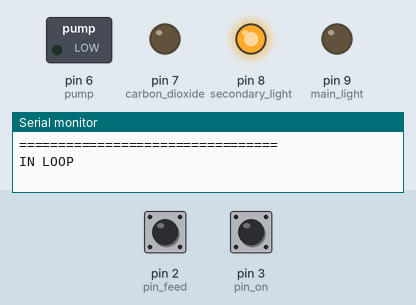
A sketch run on a simulated Arduino Uno, built with avr-gcc and run on an emulated ATmega328P. Shown: switched loads named in the sketch (green lamp = pin HIGH), output pins drawn as LEDs (lit = HIGH), the last lines printed to the serial monitor. Dashed ring = blinking. Inputs (shaded band) come from the test bench; at power-on: pin 2 (pin_feed) HIGH, pin 3 (pin_on) HIGH. The local clock reads 2024-03-15 10:24:30 at power-on unless the sketch sets it.

Above: at 1.2 s.
1.3 s: pin 2 (pin_feed) pulled LOW for 1 s
At 2.04 s:
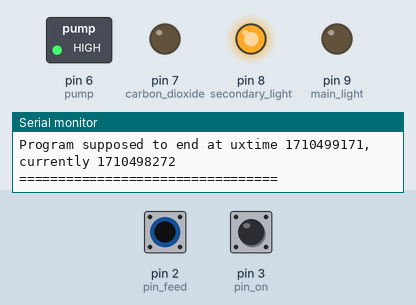
3.8 s: pin 3 (pin_on) pulled LOW for 3.2 s
At 7.3 s:
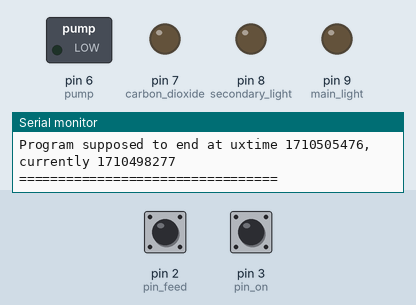
8.5 s: pin 2 (pin_feed) pulled LOW for 0.15 s
At 9.7 s:
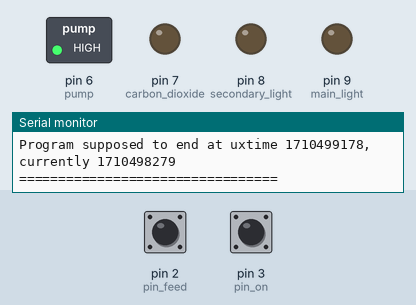
10.1 s: pin 2 (pin_feed) pulled LOW for 3.2 s
At 14.4 s:
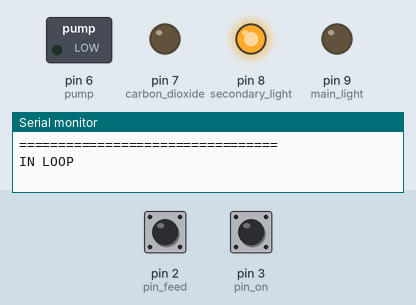
14.8 s: pin 3 (pin_on) pulled LOW for 0.15 s
At 15.8 s:
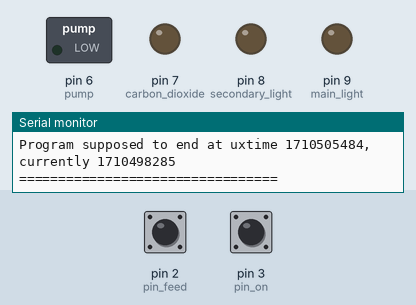
Timing chart, 0 to 17.4 s (numbered marks = the images above; inputs shaded):
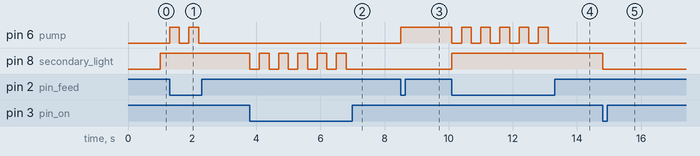

Measured:
- after the input at 1.3 s, pin 6 (pump): alternates HIGH for 0.30 s and LOW for 0.30 s, 4 changes in all, then stays LOW, starting at once
- after the input at 3.8 s, pin 8 (secondary_light): alternates HIGH for 0.30 s and LOW for 0.30 s, 11 changes in all, then stays LOW, starting at once
- after the input at 8.5 s, pin 6 (pump): LOW → HIGH at once
- after the input at 10.1 s, pin 6 (pump): alternates HIGH for 0.30 s and LOW for 0.30 s, 11 changes in all, then stays LOW, starting at once; pin 8 (secondary_light): LOW → HIGH at once
- after the input at 14.8 s, pin 8 (secondary_light): HIGH → LOW at once

The sketch:

Aquarium.ino
```cpp
#include <Wire.h>
#include "RTClib.h"
RTC_DS1307 RTC;

//plug relays
#define main_light 9
#define secondary_light 8
#define carbon_dioxide 7
#define pump 6

//buttons
#define pin_on 3
#define pin_feed 2

#define feedtime 900 //15 minutes
#define ontime 7200 //2 hours

volatile boolean feed_locked;
volatile boolean on_locked;
volatile unsigned long action_time_end;
volatile unsigned long uxtime;
DateTime dtNow;
unsigned long lastmillis = 0L;
unsigned long debounce_time;

void setup () {
  feed_locked = false;
  on_locked = false;
  action_time_end = 0L;
  debounce_time = 0L;
  uxtime = 0L;
  Serial.begin(2000000);
  Wire.begin();
  pinMode(main_light, OUTPUT);
  pinMode(secondary_light, OUTPUT);
  pinMode(carbon_dioxide, OUTPUT);
  pinMode(pump, OUTPUT);
  pinMode(pin_on, INPUT_PULLUP);
  pinMode(pin_feed, INPUT_PULLUP);
  RTC.begin();
  if (! RTC.isrunning()) {
    Serial.println("RTC is NOT running!");
    RTC.adjust(DateTime(__DATE__, __TIME__));
  }
}

void checkandapply (int pin, int beginhour, int endhour) {
  if(dtNow.hour()>beginhour && dtNow.hour()<endhour) {
    digitalWrite(pin, LOW);
  } else {
    digitalWrite(pin, HIGH);
  }
}


void loop () {
    if(millis() - lastmillis >= 1000){
      lastmillis = millis();
      dtNow = RTC.now();
      uxtime = dtNow.unixtime();
      print_status();
      if(action_time_end < uxtime){
        Serial.println("IN LOOP");
        setdefaults();
        feed_locked = false;
        on_locked = false;
      }
    }
    if(digitalRead(pin_feed) == LOW && millis() - debounce_time >= 300){
      debounce_time = millis();
      feed();
    }
    if(digitalRead(pin_on) == LOW && millis() - debounce_time >= 300){
      debounce_time = millis();
      light_on();
    }
}

void feed() {
  feed_locked = !feed_locked;
  if(feed_locked) {
    on_locked = false;
    action_time_end = uxtime + feedtime;
    digitalWrite(main_light, LOW);
    digitalWrite(pump, HIGH);
  } else {
    action_time_end = 0L;
    digitalWrite(pump, LOW);
    setdefaults();
  }
}

void light_on() {
  on_locked = !on_locked;
  if(on_locked){
    feed_locked = false;
    action_time_end = uxtime + ontime;
    digitalWrite(main_light, LOW);
    digitalWrite(secondary_light, LOW);
    digitalWrite(pump, LOW);
  } else {
    action_time_end = 0L;
    setdefaults();
  }
}

void setdefaults(){
  checkandapply(main_light, 8, 18);
  checkandapply(secondary_light, 10, 15);
  checkandapply(carbon_dioxide, 7, 18);
  digitalWrite(pump, LOW);
}

void print_status(){
  Serial.println();

  Serial.print(dtNow.year(), DEC);
  Serial.print('/');
  Serial.print(dtNow.month(), DEC);
  Serial.print('/');
  Serial.print(dtNow.day(), DEC);
  Serial.print(' ');
  Serial.print(dtNow.hour(), DEC);
  Serial.print(':');
  Serial.print(dtNow.minute(), DEC);
  Serial.print(':');
  Serial.println(dtNow.second(), DEC);

  Serial.print("feed_locked: ");
  Serial.println(feed_locked);
  Serial.print("on_locked:   ");
  Serial.println(on_locked);

  Serial.print("Program supposed to end at uxtime ");
  Serial.print(action_time_end);
  Serial.print(", currently ");
  Serial.println(uxtime);

  Serial.println("=================================");
  Serial.println();
}
```
